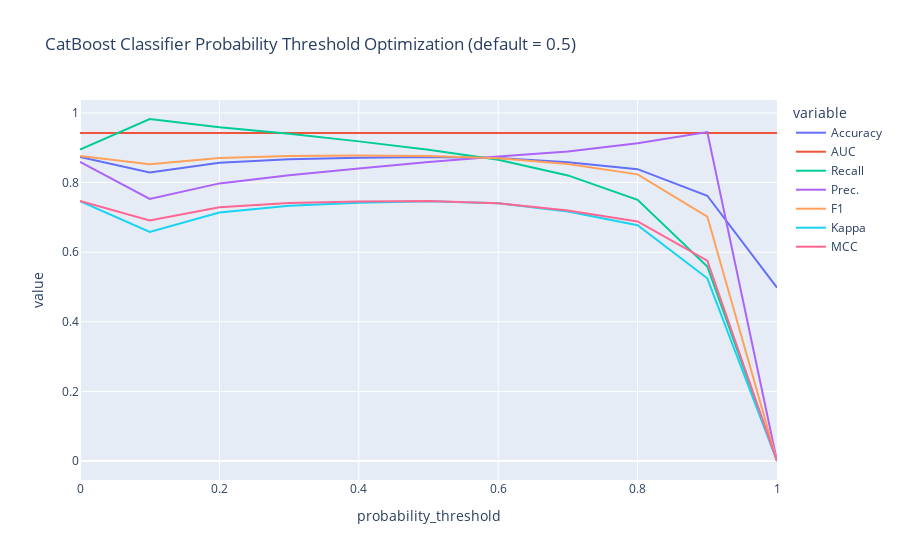

This figure's notebook cell:
### Code cell
# best_Accuracy_model = optimize_threshold(best_Accuracy_model)

### Figure 1 — Plotly figure (JSON) as saved in the notebook; plotly's stock layout.template omitted (floating-point values rounded to 4 significant figures)
{"data": [{"hovertemplate": "variable=Accuracy<br>probability_threshold=%{x}<br>value=%{y}<extra></extra>", "legendgroup": "Accuracy", "line": {"color": "#636efa", "dash": "solid"}, "marker": {"symbol": "circle"}, "mode": "lines", "name": "Accuracy", "orientation": "v", "showlegend": true, "type": "scatter", "x": [0, 0.1, 0.2, 0.3, 0.4, 0.5, 0.6, 0.7, 0.8, 0.9, 1], "xaxis": "x", "y": [0.8733, 0.8292, 0.8571, 0.8669, 0.8713, 0.8733, 0.8702, 0.8586, 0.8385, 0.7621, 0.4977], "yaxis": "y"}, {"hovertemplate": "variable=AUC<br>probability_threshold=%{x}<br>value=%{y}<extra></extra>", "legendgroup": "AUC", "line": {"color": "#EF553B", "dash": "solid"}, "marker": {"symbol": "circle"}, "mode": "lines", "name": "AUC", "orientation": "v", "showlegend": true, "type": "scatter", "x": [0, 0.1, 0.2, 0.3, 0.4, 0.5, 0.6, 0.7, 0.8, 0.9, 1], "xaxis": "x", "y": [0.9423, 0.9423, 0.9423, 0.9423, 0.9423, 0.9423, 0.9423, 0.9423, 0.9423, 0.9423, 0.9423], "yaxis": "y"}, {"hovertemplate": "variable=Recall<br>probability_threshold=%{x}<br>value=%{y}<extra></extra>", "legendgroup": "Recall", "line": {"color": "#00cc96", "dash": "solid"}, "marker": {"symbol": "circle"}, "mode": "lines", "name": "Recall", "orientation": "v", "showlegend": true, "type": "scatter", "x": [0, 0.1, 0.2, 0.3, 0.4, 0.5, 0.6, 0.7, 0.8, 0.9, 1], "xaxis": "x", "y": [0.8944, 0.9826, 0.959, 0.9399, 0.9183, 0.8944, 0.8658, 0.8205, 0.7504, 0.559, 0], "yaxis": "y"}, {"hovertemplate": "variable=Prec.<br>probability_threshold=%{x}<br>value=%{y}<extra></extra>", "legendgroup": "Prec.", "line": {"color": "#ab63fa", "dash": "solid"}, "marker": {"symbol": "circle"}, "mode": "lines", "name": "Prec.", "orientation": "v", "showlegend": true, "type": "scatter", "x": [0, 0.1, 0.2, 0.3, 0.4, 0.5, 0.6, 0.7, 0.8, 0.9, 1], "xaxis": "x", "y": [0.8592, 0.7529, 0.7976, 0.8212, 0.8404, 0.8592, 0.8747, 0.8894, 0.9127, 0.9449, 0], "yaxis": "y"}, {"hovertemplate": "variable=F1<br>probability_threshold=%{x}<br>value=%{y}<extra></extra>", "legendgroup": "F1", "line": {"color": "#FFA15A", "dash": "solid"}, "marker": {"symbol": "circle"}, "mode": "lines", "name": "F1", "orientation": "v", "showlegend": true, "type": "scatter", "x": [0, 0.1, 0.2, 0.3, 0.4, 0.5, 0.6, 0.7, 0.8, 0.9, 1], "xaxis": "x", "y": [0.8764, 0.8525, 0.8708, 0.8765, 0.8776, 0.8764, 0.8701, 0.8535, 0.8235, 0.7023, 0], "yaxis": "y"}, {"hovertemplate": "variable=Kappa<br>probability_threshold=%{x}<br>value=%{y}<extra></extra>", "legendgroup": "Kappa", "line": {"color": "#19d3f3", "dash": "solid"}, "marker": {"symbol": "circle"}, "mode": "lines", "name": "Kappa", "orientation": "v", "showlegend": true, "type": "scatter", "x": [0, 0.1, 0.2, 0.3, 0.4, 0.5, 0.6, 0.7, 0.8, 0.9, 1], "xaxis": "x", "y": [0.7465, 0.6579, 0.7138, 0.7336, 0.7423, 0.7465, 0.7404, 0.7171, 0.6773, 0.525, 0], "yaxis": "y"}, {"hovertemplate": "variable=MCC<br>probability_threshold=%{x}<br>value=%{y}<extra></extra>", "legendgroup": "MCC", "line": {"color": "#FF6692", "dash": "solid"}, "marker": {"symbol": "circle"}, "mode": "lines", "name": "MCC", "orientation": "v", "showlegend": true, "type": "scatter", "x": [0, 0.1, 0.2, 0.3, 0.4, 0.5, 0.6, 0.7, 0.8, 0.9, 1], "xaxis": "x", "y": [0.7472, 0.6913, 0.7292, 0.7416, 0.7457, 0.7472, 0.7406, 0.7194, 0.6884, 0.5755, 0], "yaxis": "y"}], "layout": {"legend": {"title": {"text": "variable"}, "tracegroupgap": 0}, "title": {"text": "CatBoost Classifier Probability Threshold Optimization (default = 0.5)"}, "xaxis": {"anchor": "y", "domain": [0, 1], "title": {"text": "probability_threshold"}}, "yaxis": {"anchor": "x", "domain": [0, 1], "title": {"text": "value"}}}}
